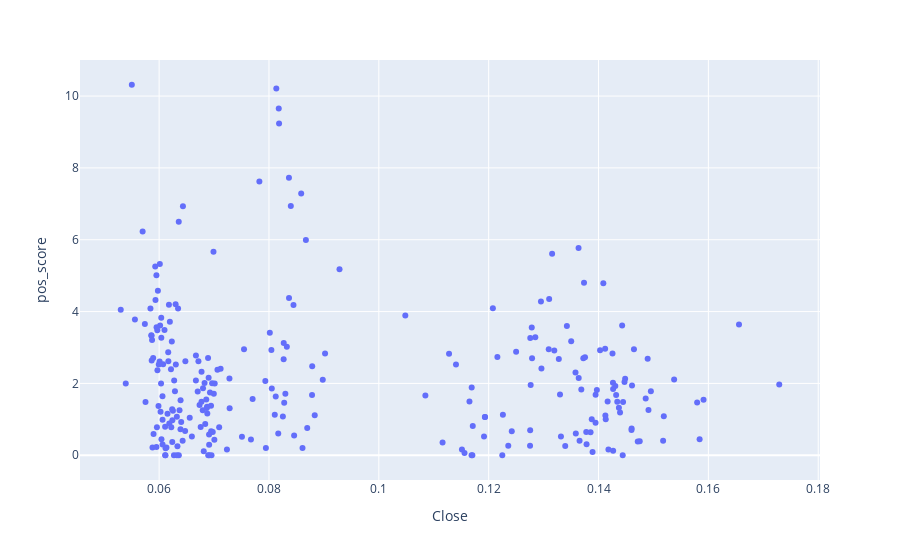

The notebook cell this image was saved under:
### Code cell
# Plot dogecoin data and the positive sentiment of Musk's tweets 
fig2 = px.scatter(merged_data, x='Close', y='pos_score')
fig2.show()

### Figure 1 — Plotly figure (JSON) as saved in the notebook; plotly's stock layout.template omitted (floating-point values rounded to 4 significant figures; data arrays with more than 128 entries replaced by an {"elided": "..."} marker saying what was removed)
{"data": [{"hovertemplate": "Close=%{x}<br>pos_score=%{y}<extra></extra>", "legendgroup": "", "marker": {"color": "#636efa", "symbol": "circle"}, "mode": "markers", "name": "", "orientation": "v", "showlegend": false, "type": "scatter", "x": {"elided": "251 float values"}, "xaxis": "x", "y": {"elided": "251 float values"}, "yaxis": "y"}], "layout": {"legend": {"tracegroupgap": 0}, "margin": {"t": 60}, "xaxis": {"anchor": "y", "domain": [0, 1], "title": {"text": "Close"}}, "yaxis": {"anchor": "x", "domain": [0, 1], "title": {"text": "pos_score"}}}}
